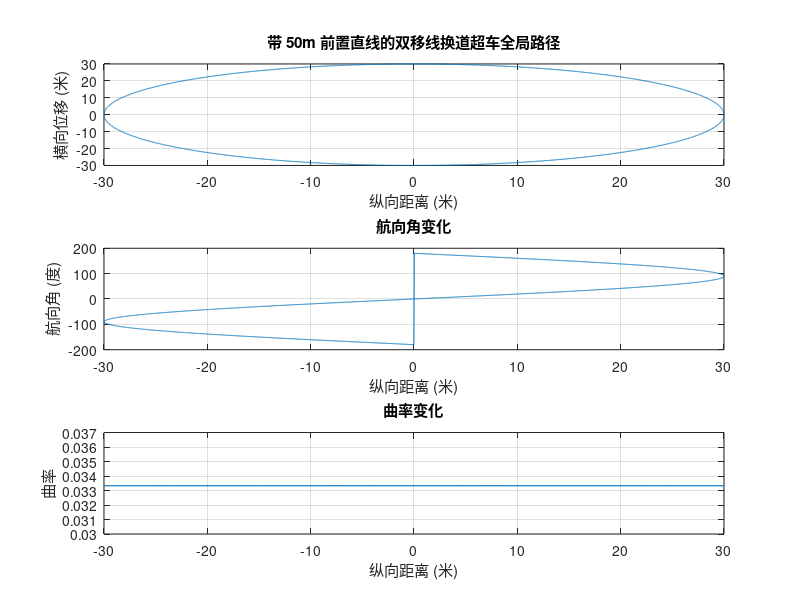

MATLAB code for this plot:
clc;

path_selector = 2;

if path_selector == 1
    % 定义参数
    lane_width = 3.75; % 高速公路标准车道宽度（米）
    total_distance = 250; % 总行驶距离（米），加上前面 50m 直线距离
    pre_straight_distance = 50; % 前面直线行驶的距离（米）
    change_distance = 50; % 每次换道的距离（米）
    keep_distance = 50; % 在目标车道保持的距离（米）
    
    % 纵向距离数组
    s = 0:0.1:total_distance;
    
    % 初始化横向位移数组
    d = zeros(size(s));
    
    % 生成五次多项式系数（向左换道）
    % 初始条件：d(0) = 0, d'(0) = 0, d''(0) = 0
    % 最终条件：d(change_distance) = lane_width, d'(change_distance) = 0, d''(change_distance) = 0
    A = [0, 0, 0, 0, 0, 1;
        change_distance^5, change_distance^4, change_distance^3, change_distance^2, change_distance, 1;
        5*change_distance^4, 4*change_distance^3, 3*change_distance^2, 2*change_distance, 1, 0;
        20*change_distance^3, 12*change_distance^2, 6*change_distance, 2, 0, 0;
        0, 0, 0, 0, 1, 0;
        0, 0, 0, 2, 0, 0];
    b = [0; lane_width; 0; 0; 0; 0];
    coeff_left = A \ b;
    
    % 生成五次多项式系数（向右换道）
    % 初始条件：d(0) = lane_width, d'(0) = 0, d''(0) = 0
    % 最终条件：d(change_distance) = 0, d'(change_distance) = 0, d''(change_distance) = 0
    b = [lane_width; 0; 0; 0; 0; 0];
    coeff_right = A \ b;
    
    % 生成全局路径
    for i = 1:length(s)
        if s(i) <= pre_straight_distance
            % 前面直线行驶阶段
            d(i) = 0;
        elseif s(i) <= pre_straight_distance + change_distance
            % 向左换道阶段
            d(i) = polyval(coeff_left, s(i) - pre_straight_distance);
        elseif s(i) <= pre_straight_distance + change_distance + keep_distance
            % 在目标车道保持阶段
            d(i) = lane_width;
        elseif s(i) <= pre_straight_distance + change_distance + keep_distance + change_distance
            % 向右换道阶段
            d(i) = polyval(coeff_right, s(i) - (pre_straight_distance + change_distance + keep_distance));
        else
            % 回到原车道后保持
            d(i) = 0;
        end
    end
    
    % 计算航向角和曲率
    heading_angle = zeros(size(s));
    curvature = zeros(size(s));
    
    for i = 1:length(s)
        if s(i) <= pre_straight_distance
            % 前面直线行驶阶段
            heading_angle(i) = 0;
            curvature(i) = 0;
        elseif s(i) <= pre_straight_distance + change_distance
            % 向左换道阶段
            ds = s(i) - pre_straight_distance;
            d_prime = polyval(polyder(coeff_left), ds); % 一阶导数
            d_double_prime = polyval(polyder(polyder(coeff_left)), ds); % 二阶导数
            heading_angle(i) = atan(d_prime);
            curvature(i) = d_double_prime / (1 + d_prime^2)^(3/2);
        elseif s(i) <= pre_straight_distance + change_distance + keep_distance
            % 在目标车道保持阶段
            heading_angle(i) = 0;
            curvature(i) = 0;
        elseif s(i) <= pre_straight_distance + change_distance + keep_distance + change_distance
            % 向右换道阶段
            ds = s(i) - (pre_straight_distance + change_distance + keep_distance);
            d_prime = polyval(polyder(coeff_right), ds); % 一阶导数
            d_double_prime = polyval(polyder(polyder(coeff_right)), ds); % 二阶导数
            heading_angle(i) = atan(d_prime);
            curvature(i) = d_double_prime / (1 + d_prime^2)^(3/2);
        else
            % 回到原车道后保持
            heading_angle(i) = 0;
            curvature(i) = 0;
        end
    end
else
    % 定义环形路径的参数
    radius = 30; % 环形路径的半径，单位：米
    num_points = 5000; % 路径上的点数
    theta = linspace(0, 2*pi, num_points); % 从 0 到 2*pi 的角度范围
    
    % 计算环形路径的坐标
    x = radius * cos(theta); % x 坐标
    y = radius * sin(theta); % y 坐标
    s = x;
    d = y;
    
    % 计算航向角
    heading_angle = zeros(size(theta));
    for i = 1:num_points - 1
        dx = x(i + 1) - x(i);
        dy = y(i + 1) - y(i);
        heading_angle(i) = atan2(dy, dx);
    end
    heading_angle(num_points) = heading_angle(num_points - 1); % 处理最后一个点
    
    % 计算曲率
    curvature = ones(size(theta)) / radius; % 环形路径曲率恒定，为 1/radius
end



% 绘制全局路径
figure(20);
subplot(3,1,1);
plot(s, d);
xlabel('纵向距离 (米)');
ylabel('横向位移 (米)');
title('带 50m 前置直线的双移线换道超车全局路径');
grid on;

% 绘制航向角
subplot(3,1,2);
plot(s, rad2deg(heading_angle));
xlabel('纵向距离 (米)');
ylabel('航向角 (度)');
title('航向角变化');
grid on;

% 绘制曲率
subplot(3,1,3);
plot(s, curvature);
xlabel('纵向距离 (米)');
ylabel('曲率');
title('曲率变化');
grid on;